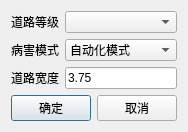
<?xml version="1.0" encoding="UTF-8"?>
<ui version="4.0">
 <class>applyAllDialog</class>
 <widget class="QDialog" name="applyAllDialog">
  <property name="geometry">
   <rect>
    <x>0</x>
    <y>0</y>
    <width>182</width>
    <height>123</height>
   </rect>
  </property>
  <property name="windowTitle">
   <string>一键配置</string>
  </property>
  <layout class="QVBoxLayout" name="verticalLayout">
   <item>
    <layout class="QGridLayout" name="gridLayout">
     <item row="0" column="0">
      <widget class="QLabel" name="label">
       <property name="text">
        <string>道路等级</string>
       </property>
      </widget>
     </item>
     <item row="0" column="1">
      <widget class="QComboBox" name="roadTypeComboBox"/>
     </item>
     <item row="1" column="0">
      <widget class="QLabel" name="label_2">
       <property name="text">
        <string>病害模式</string>
       </property>
      </widget>
     </item>
     <item row="1" column="1">
      <widget class="QComboBox" name="frameTypeComboBox">
       <item>
        <property name="text">
         <string>自动化模式</string>
        </property>
       </item>
       <item>
        <property name="text">
         <string>设计模式</string>
        </property>
       </item>
      </widget>
     </item>
     <item row="2" column="0">
      <widget class="QLabel" name="label_3">
       <property name="text">
        <string>道路宽度</string>
       </property>
      </widget>
     </item>
     <item row="2" column="1">
      <widget class="QLineEdit" name="roadWidthLineEdit">
       <property name="text">
        <string>3.75</string>
       </property>
      </widget>
     </item>
    </layout>
   </item>
   <item>
    <layout class="QHBoxLayout" name="horizontalLayout">
     <item>
      <spacer name="horizontalSpacer">
       <property name="orientation">
        <enum>Qt::Horizontal</enum>
       </property>
       <property name="sizeHint" stdset="0">
        <size>
         <width>40</width>
         <height>20</height>
        </size>
       </property>
      </spacer>
     </item>
     <item>
      <widget class="QPushButton" name="okPushButton">
       <property name="text">
        <string>确定</string>
       </property>
      </widget>
     </item>
     <item>
      <widget class="QPushButton" name="cancelPushButton">
       <property name="text">
        <string>取消</string>
       </property>
      </widget>
     </item>
    </layout>
   </item>
  </layout>
 </widget>
 <layoutdefault spacing="6" margin="11"/>
 <resources/>
 <connections/>
</ui>
